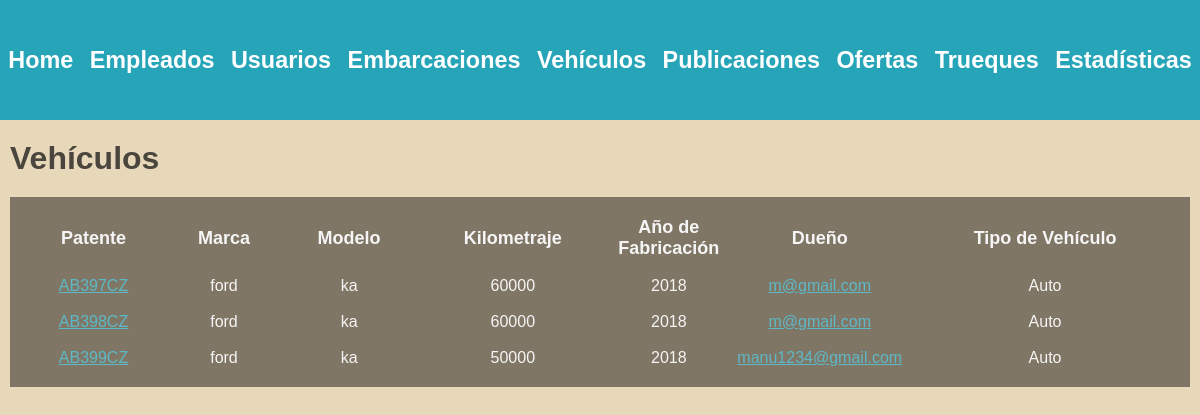
/administrador/vehiculos/ (signed in), run on an earlier commit of the app's database.
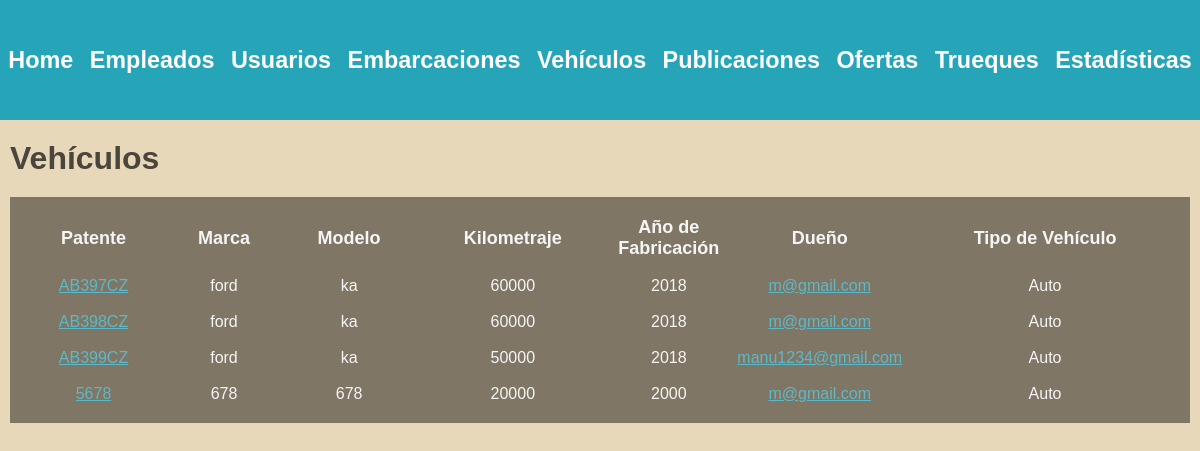
And on a later commit of the database.
### vehiculos/models.py (models this page shows)
class Vehiculo(models.Model):
    patente = models.CharField(max_length=100, unique=True)
    marca = models.CharField(max_length=100)
    modelo = models.CharField(max_length=100)
    tipo = models.ForeignKey(TipoVehiculo, on_delete=models.SET_NULL, null=True)
    año_fabricacion = models.DecimalField(max_digits=4, decimal_places=0, default=2000)
    kilometraje = models.DecimalField(max_digits=10, decimal_places=0, default=0)
    dueño = models.ForeignKey(Usuario, on_delete=models.CASCADE)

class TipoVehiculo(models.Model):
    clase = models.CharField(max_length=50, unique=True)

### usuarios/models.py (models this page shows, shortened)
class Usuario(AbstractBaseUser, PermissionsMixin):
    nombre = models.CharField(max_length=50)
    apellido = models.CharField(max_length=50)
    fecha_nacimiento = models.DateField()
    telefono = models.CharField(max_length=13)
    mail = models.EmailField(max_length=50, unique=True)
    password = models.CharField(max_length=128)
    is_staff= models.BooleanField(default=False)
    is_blocked= models.BooleanField(default=False)
    USERNAME_FIELD = 'mail'
    REQUIRED_FIELDS = ['nombre', 'apellido', 'fecha_nacimiento', 'telefono']

### administrador/views.py (the view)
# urls.py: path('administrador/vehiculos/', views.listar_vehiculos, name='lista vehiculos'),
@login_required(login_url=reverse_lazy('home'))
def listar_vehiculos(request):
    user = request.user
    if not user.is_superuser:
        return redirect('home')
    vehiculos = Vehiculo.objects.exclude(patente__startswith='*')
    return render(request, 'vehicles.html', {'vehiculos': vehiculos})

### autenticacion/backend.py (called while the page is built)
    def get_user(self, user_id):
        UserModel = get_user_model()
        try:
            return UserModel.objects.get(pk=user_id)
        except UserModel.DoesNotExist:
            return None

### administrador/templates/vehicles.html (shortened to what this page needs)
{% extends 'layouts/navbar.html' %}
{% block content %}
<div class="header">
    <h1>Vehículos</h1>
</div>
{% if vehiculos %}
    <table>
        <thead>
            <tr>
                <th>Patente</th>
                <th>Marca</th>
                <th>Modelo</th>
                <th>Kilometraje</th>
                <th>Año de Fabricación</th>
                <th>Dueño</th>
                <th>Tipo de Vehículo</th>
            </tr>
        </thead>
        <tbody>
            {% for vehiculo in vehiculos %}
                <tr>
                    <td>
                        <a href="{% url 'ver detalle vehiculo' vehiculo.id 0 %}"> {{vehiculo.patente}} </a>
                    </td>
                    <td>{{ vehiculo.marca }}</td>
                    <td>{{ vehiculo.modelo }}</td>
                    <td>{{ vehiculo.kilometraje }}</td>
                    <td>{{ vehiculo.año_fabricacion }}</td>
                    <td>
                        <a href="{% url 'ver perfil' vehiculo.dueño.id %}"> {{vehiculo.dueño}} </a>
                    </td>
                    <td>{{ vehiculo.tipo.clase }}</td>
                </tr>
            {% endfor %}
        </tbody>
    </table>
{% else %}
    <h3>No existen vehículos en la plataforma.</h3>
{% endif %}
{% endblock %}

What changed in the data, as far as the page shows it:
added Vehiculo: patente "5678", marca "678", modelo "678", kilometraje "20000", año_fabricacion "2000", dueño "m@gmail.com", tipo.clase "Auto"
